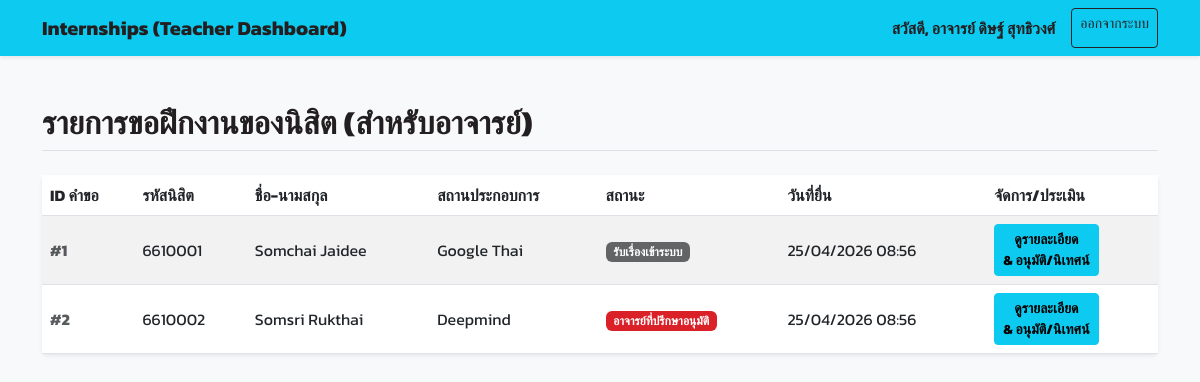
The page /teacher_dashboard.php (signed in) on the database its author committed.
### tables this page shows
CREATE TABLE `internship_requests` (
  `id` int(11) NOT NULL AUTO_INCREMENT,
  `student_id` int(11) NOT NULL,
  `company_name` varchar(255) NOT NULL,
  `position` varchar(255) NOT NULL,
  `start_date` date NOT NULL,
  `end_date` date NOT NULL,
  `status` int(11) NOT NULL DEFAULT 1 COMMENT '1: Received, 2: Advisor Approved, 3: Letter Issued, 4: Finished, 9: Canceled',
  `created_at` timestamp NOT NULL DEFAULT CURRENT_TIMESTAMP,
  PRIMARY KEY (`id`),
  FOREIGN KEY (`student_id`) REFERENCES `users`(`id`) ON DELETE CASCADE
);

CREATE TABLE `users` (
  `id` int(11) NOT NULL AUTO_INCREMENT,
  `username` varchar(50) NOT NULL UNIQUE,
  `password` varchar(255) NOT NULL,
  `role` enum('student','staff','teacher') NOT NULL,
  `first_name` varchar(100) NOT NULL,
  `last_name` varchar(100) NOT NULL,
  `title` varchar(50) DEFAULT NULL,
  `year_level` int(11) DEFAULT NULL,
  `profile_image` varchar(255) DEFAULT NULL,
  `education` text DEFAULT NULL,
  PRIMARY KEY (`id`)
);

### teacher_dashboard.php (the view, shortened to what this page needs)
<?php
include 'config.php';
$sql = "SELECT ir.*, u.first_name, u.last_name, u.username as student_id_code
        FROM internship_requests ir
        JOIN users u ON ir.student_id = u.id
        ORDER BY ir.created_at DESC";
$result = $conn->query($sql);
?>
<!DOCTYPE html>
<html lang="th">
<head>
    <link href="https://cdn.jsdelivr.net/npm/bootstrap@5.3.0/dist/css/bootstrap.min.css" rel="stylesheet">
    <link rel="stylesheet" href="swu-theme.css">
</head>
<body>
<nav class="navbar navbar-expand-lg navbar-dark bg-info shadow-sm">
  <div class="container">
    <a class="navbar-brand fw-bold text-dark" href="#">Internships (Teacher Dashboard)</a>
    <div class="d-flex">
        <span class="navbar-text text-dark fw-bold me-3">สวัสดี, อาจารย์ <?= $_SESSION['name'] ?></span>
        <a href="logout.php" class="btn btn-outline-dark btn-sm">ออกจากระบบ</a>
    </div>
  </div>
</nav>
<div class="container mt-5">
    <h2 class="mb-4 text-dark fw-bold border-bottom pb-2">รายการขอฝึกงานของนิสิต (สำหรับอาจารย์)</h2>
    <div class="card shadow-sm border-0">
        <div class="card-body p-0">
            <div class="table-responsive">
                <table class="table table-hover table-striped mb-0 align-middle">
                    <thead class="bg-light">
                        <tr>
                            <th>ID คำขอ</th>
                            <th>รหัสนิสิต</th>
                            <th>ชื่อ-นามสกุล</th>
                            <th>สถานประกอบการ</th>
                            <th>สถานะ</th>
                            <th>วันที่ยื่น</th>
                            <th>จัดการ/ประเมิน</th>
                        </tr>
                    </thead>
                    <tbody>
                        <?php if($result->num_rows > 0): ?>
                            <?php while($row = $result->fetch_assoc()): ?>
                                <tr>
                                    <td class="fw-bold text-muted">#<?= $row['id'] ?></td>
                                    <td><?= htmlspecialchars($row['student_id_code']) ?></td>
                                    <td><?= htmlspecialchars($row['first_name'] . ' ' . $row['last_name']) ?></td>
                                    <td><?= htmlspecialchars($row['company_name']) ?></td>
                                    <td><?= getStatusLabel($row['status']) ?></td>
                                    <td><?= date('d/m/Y H:i', strtotime($row['created_at'])) ?></td>
                                    <td>
                                        <a href="teacher_view.php?id=<?= $row['id'] ?>" class="btn btn-sm btn-info fw-bold">ดูรายละเอียด <br>& อนุมัติ/นิเทศน์</a>
                                    </td>
                                </tr>
                            <?php endwhile; ?>
                        <?php else: ?>
                            <tr>
                                <td colspan="7" class="text-center py-4 text-muted">ยังไม่มีรายการคำขอ</td>
                            </tr>
                        <?php endif; ?>
                    </tbody>
                </table>
            </div>
        </div>
    </div>
</div>
</body>
</html>

### config.php (shortened to what this page needs)
<?php
function getStatusLabel($status_code) {
    switch ($status_code) {
        case 1: return '<span class="badge bg-secondary">รับเรื่องเข้าระบบ</span>';
        case 2: return '<span class="badge bg-primary">อาจารย์ที่ปรึกษาอนุมัติ</span>';
    }
}
?>

### swu-theme.css (style rules this page uses)
:root { --swu-red: #DA2128; --swu-red-hover: #b01820; --swu-grey: #636466; --swu-dark: #231F20; --bs-primary: #DA2128; --bs-primary-rgb: 218, 33, 40; --bs-secondary: #636466; --bs-secondary-rgb: 99, 100, 102; --bs-dark: #231F20; --bs-dark-rgb: 35, 31, 32; --bs-link-color: #DA2128; --bs-link-hover-color: #b01820; }
.bg-primary { background-color: var(--swu-red) !important; }
.bg-secondary { background-color: var(--swu-grey) !important; }

### teacher_dashboard.php (style rules this page uses)
body { font-family: 'Kanit', sans-serif; background-color: #f8f9fa; }

### rows shown on the page
internship_requests: id "1", student.username "6610001", student.last_name "Somchai Jaidee", company_name "Google Thai", status "รับเรื่องเข้าระบบ", created_at "25/04/2026 08:56"
internship_requests: id "2", student.username "6610002", student.last_name "Somsri Rukthai", company_name "Deepmind", status "อาจารย์ที่ปรึกษาอนุมัติ", created_at "25/04/2026 08:56"

### other values the page prints
$_SESSION['name'] "ดิษฐ์ สุทธิวงศ์"
